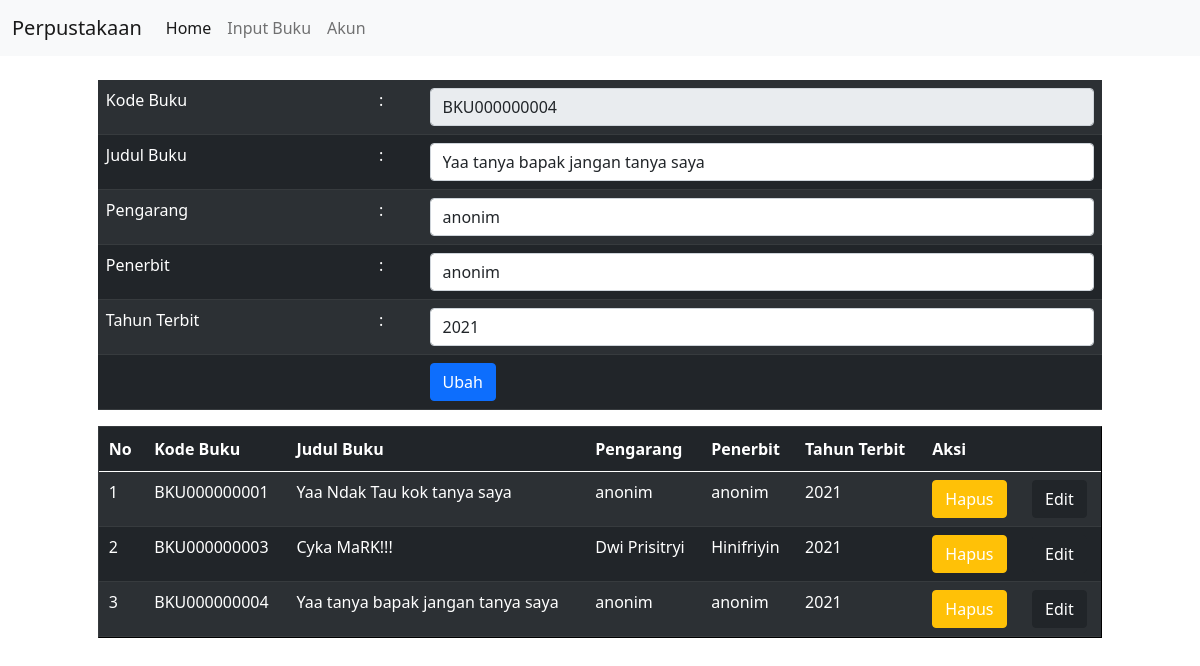
The app's page /input-buku.php?menu=dashboard&edit&id=14 with its own data.
### tables this page shows
CREATE TABLE `buku` (
  `id_buku` int(20) NOT NULL,
  `kode_buku` varchar(100) NOT NULL,
  `judul` varchar(500) NOT NULL,
  `pengarang` varchar(500) NOT NULL,
  `penerbit` varchar(500) NOT NULL,
  `tahun_terbit` int(5) NOT NULL
);

### library/controller.php (called while the page is built, shortened)
<?php
class controller{
    function tampil($con, $tabel)
    {
        $sql = "SELECT * FROM $tabel";
        $jalan = mysqli_query($con, $sql);
        while($data = mysqli_fetch_assoc($jalan))
            $isi[] = $data;
            return @$isi;
    }
    function edit($con, $tabel, $where)
    {
        $sql = "SELECT * FROM $tabel WHERE $where";
        $jalan = mysqli_query($con, $sql);
        $tampung = mysqli_fetch_assoc($jalan);
        return $tampung;
    }
}
?>

### input-buku.php (the view, shortened to what this page needs)
<?php
    include "config/koneksi.php";
    include "library/controller.php";
    $go = new controller();
    $tabel = "buku";
    @$where = "id_buku = $_GET[id]";
    $query = mysqli_query($con, "SELECT max(kode_buku) as kode_buku FROM buku");
    @$data = mysqli_fetch_array($query);
    @$kodeBarang = $data['kode_buku'];
    $urutan = (int) substr($kodeBarang, 9, 9);
    $urutan++;
    $huruf = "BKU";
    $kodeBarang = $huruf . sprintf("%09s", $urutan);
    if(isset($_GET['edit'])){
        $edit = $go->edit($con, $tabel, $where);
    }
?>
<!doctype html>
<html lang="en">
<head>
    <link href="https://cdn.jsdelivr.net/npm/bootstrap@5.0.0-beta3/dist/css/bootstrap.min.css" rel="stylesheet">
    <link rel="stylesheet" href="https://cdn.datatables.net/1.10.24/css/jquery.dataTables.min.css">
</head>
<body>
<nav class="navbar navbar-expand-lg navbar-light bg-light">
  <div class="container-fluid">
    <a class="navbar-brand" href="#">Perpustakaan</a>
    <div class="collapse navbar-collapse" id="navbarNav">
      <ul class="navbar-nav">
        <li class="nav-item">
          <a class="nav-link active" aria-current="page" href="dashboard.php">Home</a>
        </li>
        <li class="nav-item">
          <a class="nav-link" href="input-buku.php">Input Buku</a>
        </li>
        <li class="nav-item">
          <a class="nav-link" href="user.php">Akun</a>
        </li>
      </ul>
    </div>
  </div>
</nav>
    <div class="container">
    <br>
    <form method="post" class="mx-auto pb-5">
            <table align="center" class="table table-dark table-striped" style="width:90%">
                <tr>
                    <td>Kode Buku</td>
                    <td>:</td>
                    <td><input class="form-control" type="text" name="Kode_buku" value="<?php if(@$edit['kode_buku']==null){echo $kodeBarang;}else{ echo @$edit['kode_buku'];}?>" readonly></td>
                </tr>
                <tr>
                    <td>Judul Buku</td>
                    <td>:</td>
                    <td><input class="form-control" type="text" name="Judul" value="<?php echo @$edit['judul'] ?>" required></td>
                </tr>
                <tr>
                    <td>Pengarang</td>
                    <td>:</td>
                    <td><input class="form-control" type="text" name="Pengarang" value="<?php echo @$edit['pengarang'] ?>" required></td>
                </tr>
                <tr>
                    <td>Penerbit</td>
                    <td>:</td>
                    <td><input class="form-control" type="text" name="Penerbit" value="<?php echo @$edit['penerbit'] ?>" required></td>
                </tr>
                <tr>
                    <td>Tahun Terbit</td>
                    <td>:</td>
                    <td><input class="form-control" type="text" name="Tahun_terbit" value="<?php echo @$edit['tahun_terbit'] ?>" required></td>
                </tr>
                <tr>
                    <td></td>
                    <td></td>
                    <td>
                        <?php if(@$_GET['id']==""){ ?>
                                <button class="btn btn-primary col-6 mt-3" type="submit" name="simpan" value="SIMPAN">Simpan</button>
                            <?php }else{?>
                                <button class="btn btn-primary" type="submit" name="ubah" value="UBAH">Ubah</button>
                            <?php } ?>
                    </td>
                </tr>
            </table>
            <table align="center" border="1" id="tabel-data" class="table table-dark table-striped" style="width:90%">
                <thead>
                    <tr>
                        <th>No</th>
                        <th>Kode Buku</th>
                        <th>Judul Buku</th>
                        <th>Pengarang</th>
                        <th>Penerbit</th>
                        <th>Tahun Terbit</th>
                        <th colspan="2">Aksi</th>
                    </tr>
                </thead>
                <tbody>
                    <?php
                        $data = $go->tampil($con, $tabel);
                        $no = 0;
                        if($data==""){
                            echo "<tr><td colspan = '4'>No Record</td></tr>";
                        }else{
                        foreach($data as $r){
                        $no++
                    ?>
                    <tr>
                        <td><?php echo $no; ?></td>
                        <td><?php echo $r['kode_buku'] ?></td>
                        <td><?php echo $r['judul'] ?></td>
                        <td><?php echo $r['pengarang'] ?></td>
                        <td><?php echo $r['penerbit'] ?></td>
                        <td><?php echo $r['tahun_terbit'] ?></td>
                        <td><button type="submit" class="btn btn-warning"><a style="text-decoration:none; color:white" href="?menu=dashboard&hapus&id=<?php echo $r['id_buku'] ?>" onclick="return confirm('Hapus Data?')">Hapus</a></button></td>
                        <td><button type="submit" class="btn btn-dark"><a style="text-decoration:none; color:white; hover" href="?menu=dashboard&edit&id=<?php echo $r['id_buku'] ?>">Edit</a></button></td>
                    </tr>
                    <?php }  } ?>
                </tbody>
            </table>
        </form>
    </div>
</body>
</html>

### records on screen
buku: Kode_buku "BKU000000004", Judul "Yaa tanya bapak jangan tanya saya", Pengarang "anonim", Penerbit "anonim", Tahun_terbit "2021", kode_buku "BKU000000004", judul "Yaa tanya bapak jangan tanya saya", pengarang "anonim", penerbit "anonim", tahun_terbit "2021"
buku: kode_buku "BKU000000001", judul "Yaa Ndak Tau kok tanya saya", pengarang "anonim", penerbit "anonim", tahun_terbit "2021"
buku: kode_buku "BKU000000003", judul "Cyka MaRK!!!", pengarang "Dwi Prisitryi", penerbit "Hinifriyin", tahun_terbit "2021"
